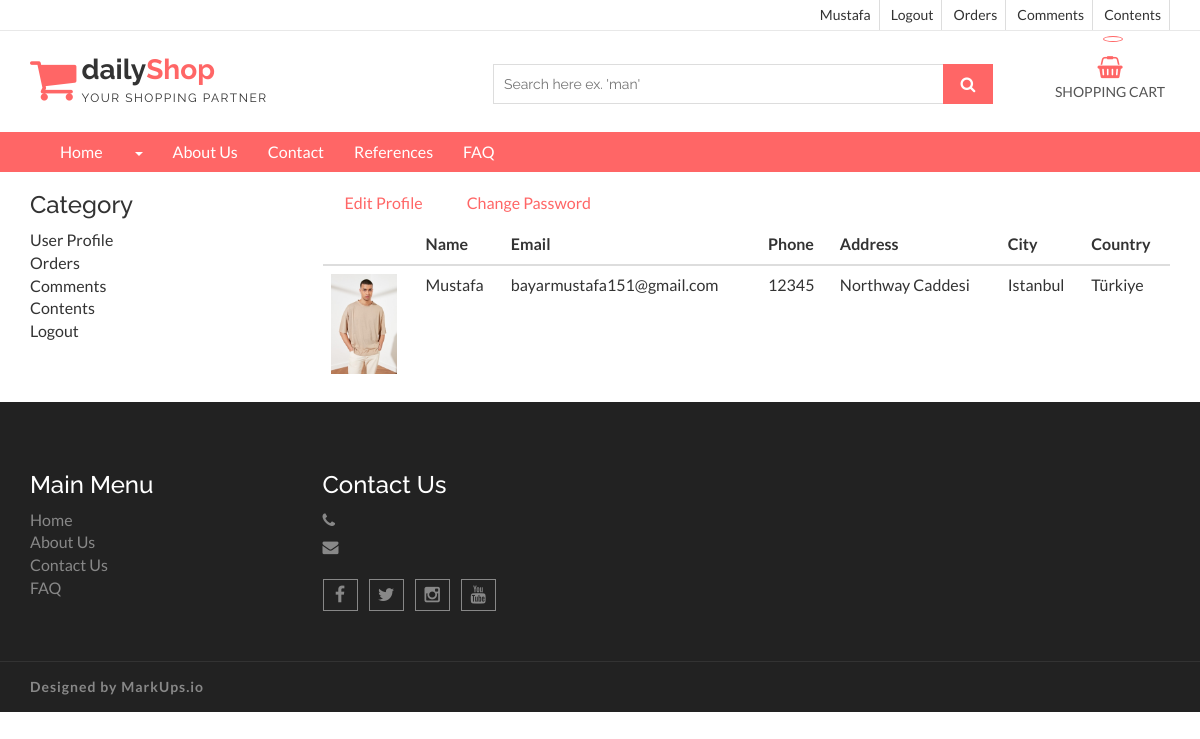
The page /user/ (signed in) on the database its author committed.
### home/models.py (models this page shows, shortened)
class UserProfile(models.Model):
    user = models.OneToOneField(User,on_delete=models.CASCADE)
    phone = models.CharField(blank=True,max_length=20)
    address = models.CharField(blank=True,max_length=50)
    city = models.CharField(blank=True,max_length=20)
    country = models.CharField(blank=True,max_length=20)
    image = models.ImageField(blank=True,upload_to='images/users/')
    def user_name(self):
        return '[' + self.user.username + '] ' + self.user.first_name + ' ' + self.user.last_name
    def image_tag(self):
        if self.image:
         return mark_safe('<img src="{}" height="50"/>'.format(self.image.url))
        else:
            return ""
    image_tag.short_description = 'Image'

### user/views.py (the view)
# urls.py: path('', views.index, name='index'),
@login_required(login_url='/login')
def index(request):
    category = Category.objects.all()
    current_user = request.user
    profile = UserProfile.objects.get(user_id=current_user.id)
    context = {'category': category, 'profile': profile}
    return render(request, 'user_profile.html', context)

### user/templates/user_profile.html (shortened to what this page needs)
{% extends 'homebase.html' %}
{% block navbar %}
    {% include 'navbar.html' %}
{% endblock %}
{% block content %}
    <section id="aa-error">
        <div class="container">
            <div class="row">
                <div class="col-md-3">
                    {% include "user_panel.html" %}
                </div>
                <div class="col-md-9">
                    <table class="table">
                        <thead>
                        <tr>
                            <th scope="col"></th>
                            <th scope="col">Name</th>
                            <th scope="col">Email</th>
                            <th scope="col">Phone</th>
                            <th scope="col">Address</th>
                            <th scope="col">City</th>
                            <th scope="col">Country</th>
                        </tr>
                        </thead>
                        <tbody>
                        <tr>
                            <td scope="col"><img src="{{ profile.image.url }} " style="height: 100px"></td>
                            <td scope="col">{{ profile.user.first_name }}</td>
                            <td scope="col">{{ profile.user.email }}</td>
                            <td scope="col">{{ profile.phone }}</td>
                            <td scope="col">{{ profile.address }}</td>
                            <td scope="col">{{ profile.city }}</td>
                            <td scope="col">{{ profile.country }}</td>
                        </tr>
                        </tbody>
                            <a href="/user/update" class="aa-shop-now-btn aa-secondary-btn">Edit Profile</a>
                            <a href="/user/password" class="aa-shop-now-btn aa-secondary-btn">Change Password</a>
                    </table>
                </div>
            </div>
        </div>
    </section>
{% endblock %}

### home/templates/header.html (shortened to what this page needs)
{% load static %}
<link rel="stylesheet" href="https://ajax.googleapis.com/ajax/libs/jqueryui/1.11.4/themes/smoothness/jquery-ui.css">
<header id="aa-header">
    <div class="aa-header-top">
        <div class="container">
            <div class="row">
                <div class="col-md-12">
                    <div class="aa-header-top-area">
                        <div class="aa-header-top-right">
                            <ul class="aa-head-top-nav-right">
                                {% if user.id is not None %}
                                    <li><a href="/user">{{ user.first_name }}</a></li>
                                {% else %}
                                    <li><a href="/login/">Login</a></li>
                                    <li><a href="/register/">Register</a></li>
                                {% endif %}
                                <li class="hidden-xs"><a href="/logout/">Logout</a></li>
                                <li class="hidden-xs"><a href="/user/orders">Orders</a></li>
                                <li class="hidden-xs"><a href="/user/comments">Comments</a></li>
                                <li class="hidden-xs"><a href="/user/contents">Contents</a></li>
                            </ul>
                        </div>
                    </div>
                </div>
            </div>
        </div>
    </div>
    <div class="aa-header-bottom">
        <div class="container">
            <div class="row">
                <div class="col-md-12">
                    <div class="aa-header-bottom-area">
                        <div class="aa-logo">
                            <a href="/">
                                <span class="fa fa-shopping-cart"></span>
                                <p>daily<strong>Shop</strong> <span>Your Shopping Partner</span></p>
                            </a>
                        </div>
                        <div class="aa-cartbox">
                            <a class="aa-cart-link" href="/shopcart/">
                                <span class="fa fa-shopping-basket"></span>
                                <span class="aa-cart-title">SHOPPING CART</span>
                                <span class="aa-cart-notify">{{ request.session.cart_items }}</span>
                            </a>
                        </div>
                        <div class="aa-search-box">
                            <form action="/search/" method="post">
                                <input type="text" name="query" id="query" placeholder="Search here ex. 'man' ">
                                <button type="submit"><span class="fa fa-search"></span></button>
                            </form>
                        </div>
                    </div>
                </div>
            </div>
        </div>
    </div>
</header>

### home/static/css/theme-color/default-theme.css (style rules this page uses)
.aa-secondary-btn { color: #ff6666; }
#aa-header .aa-header-bottom .aa-header-bottom-area .aa-logo a > span { color: #ff6666; }
#aa-header .aa-header-bottom .aa-header-bottom-area .aa-logo a strong { color: #ff6666; }
#aa-header .aa-header-bottom .aa-header-bottom-area .aa-search-box button { background-color: #ff6666; }
#aa-header .aa-header-bottom .aa-cartbox .aa-cart-link { color: #ff6666; }
#aa-header .aa-header-bottom .aa-cartbox .aa-cart-link .aa-cart-notify { border: 1px solid #ff6666; color: #ff6666; }
#aa-header .aa-header-bottom .aa-cartbox .aa-cart-link .aa-cart-notify:after { border-top-color: #ff6666; }

### rows shown on the page
UserProfile: image (picture), user.first_name "Mustafa", user.email "bayarmustafa151@gmail.com", phone "12345", address "Northway Caddesi", city "Istanbul", country "Türkiye"

### other values the page prints
{{ user.first_name }} "Mustafa"
